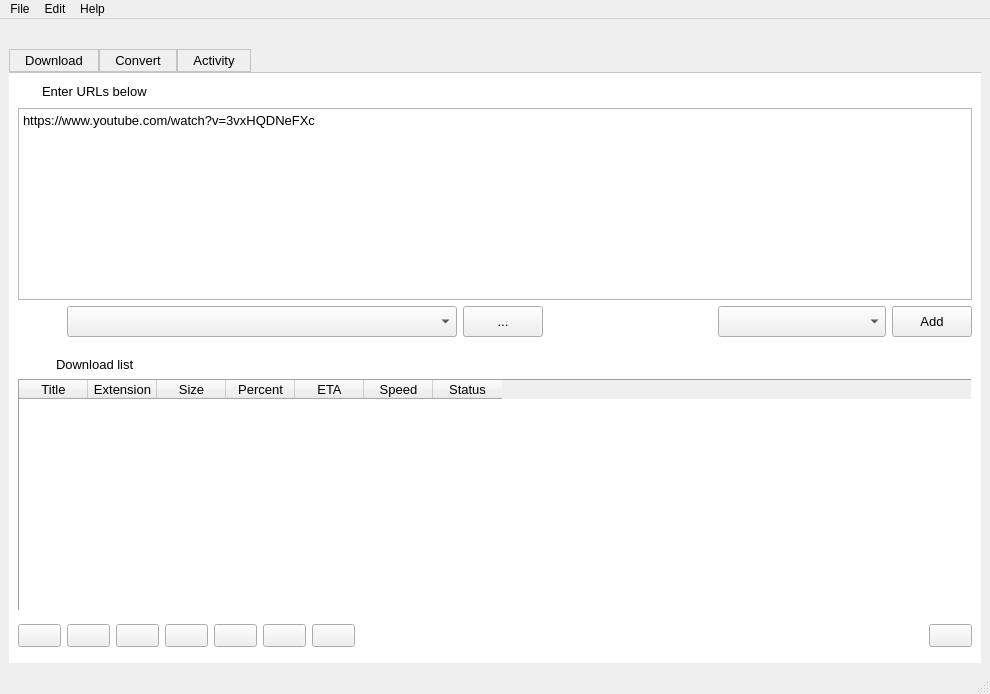
<?xml version="1.0" encoding="UTF-8"?>
<ui version="4.0">
 <class>MainFrameWnd</class>
 <widget class="QMainWindow" name="MainFrameWnd">
  <property name="geometry">
   <rect>
    <x>0</x>
    <y>0</y>
    <width>990</width>
    <height>694</height>
   </rect>
  </property>
  <property name="windowTitle">
   <string>MainFrameWnd</string>
  </property>
  <widget class="QWidget" name="centralwidget">
   <layout class="QVBoxLayout" name="verticalLayout_3">
    <item>
     <layout class="QHBoxLayout" name="horizontalLayout">
      <item>
       <widget class="QLabel" name="label">
        <property name="sizePolicy">
         <sizepolicy hsizetype="Fixed" vsizetype="Fixed">
          <horstretch>0</horstretch>
          <verstretch>0</verstretch>
         </sizepolicy>
        </property>
        <property name="font">
         <font>
          <family>MS Sans Serif</family>
          <pointsize>10</pointsize>
         </font>
        </property>
        <property name="layoutDirection">
         <enum>Qt::LeftToRight</enum>
        </property>
        <property name="text">
         <string/>
        </property>
        <property name="pixmap">
         <pixmap resource="resource.qrc">:/logo.png</pixmap>
        </property>
        <property name="alignment">
         <set>Qt::AlignCenter</set>
        </property>
       </widget>
      </item>
     </layout>
    </item>
    <item>
     <widget class="QTabWidget" name="tabWidget">
      <property name="font">
       <font>
        <family>MS Sans Serif</family>
        <pointsize>10</pointsize>
       </font>
      </property>
      <property name="layoutDirection">
       <enum>Qt::LeftToRight</enum>
      </property>
      <property name="autoFillBackground">
       <bool>false</bool>
      </property>
      <property name="styleSheet">
       <string notr="true">QTabWidget::pane { /* The tab widget frame */
     border-top: 1px solid #C2C7CB;
     position: absolute;
     top: -0.5em;
	 background: white;
 }

 QTabWidget::tab-bar {
     alignment: center;
 }

 /* Style the tab using the tab sub-control. Note that
     it reads QTabBar _not_ QTabWidget */
 QTabBar::tab {
     background: qlineargradient(x1: 0, y1: 0, x2: 0, y2: 1,
                                 stop: 0 #E1E1E1, stop: 0.4 #DDDDDD,
                                 stop: 0.5 #D8D8D8, stop: 1.0 #D3D3D3);
     border: 1px solid #C4C4C3;
     border-bottom-color: #C2C7CB; /* same as the pane color */
     min-width: 8ex;
     padding: 3px 15px;
 }

 QTabBar::tab:selected, QTabBar::tab:hover {
     background: qlineargradient(x1: 0, y1: 0, x2: 0, y2: 1,
                                 stop: 0 #fafafa, stop: 0.4 #f4f4f4,
                                 stop: 0.5 #e7e7e7, stop: 1.0 #fafafa);
 }

 QTabBar::tab:selected {
     border-color:#C4C4C3;

 }</string>
      </property>
      <property name="currentIndex">
       <number>0</number>
      </property>
      <property name="movable">
       <bool>true</bool>
      </property>
      <widget class="QWidget" name="DownloadTab">
       <attribute name="title">
        <string>Download</string>
       </attribute>
       <layout class="QVBoxLayout" name="verticalLayout_4">
        <item>
         <layout class="QVBoxLayout" name="verticalLayout">
          <item>
           <layout class="QHBoxLayout" name="horizontalLayout_7">
            <property name="sizeConstraint">
             <enum>QLayout::SetFixedSize</enum>
            </property>
            <item>
             <widget class="QLabel" name="EnterUrlsBelowLabel">
              <property name="sizePolicy">
               <sizepolicy hsizetype="Fixed" vsizetype="Fixed">
                <horstretch>0</horstretch>
                <verstretch>0</verstretch>
               </sizepolicy>
              </property>
              <property name="font">
               <font>
                <family>MS Sans Serif</family>
                <pointsize>10</pointsize>
               </font>
              </property>
              <property name="text">
               <string>Enter URLs below</string>
              </property>
             </widget>
            </item>
            <item>
             <spacer name="EnterUrlsSpacer">
              <property name="font">
               <font>
                <family>MS Sans Serif</family>
                <pointsize>10</pointsize>
               </font>
              </property>
              <property name="orientation">
               <enum>Qt::Horizontal</enum>
              </property>
              <property name="sizeType">
               <enum>QSizePolicy::Fixed</enum>
              </property>
              <property name="sizeHint" stdset="0">
               <size>
                <width>800</width>
                <height>20</height>
               </size>
              </property>
             </spacer>
            </item>
           </layout>
          </item>
          <item>
           <widget class="QTextEdit" name="_urls_list">
            <property name="sizePolicy">
             <sizepolicy hsizetype="Minimum" vsizetype="Fixed">
              <horstretch>0</horstretch>
              <verstretch>0</verstretch>
             </sizepolicy>
            </property>
            <property name="minimumSize">
             <size>
              <width>895</width>
              <height>95</height>
             </size>
            </property>
            <property name="font">
             <font>
              <family>MS Sans Serif</family>
              <pointsize>10</pointsize>
             </font>
            </property>
            <property name="lineWrapMode">
             <enum>QTextEdit::NoWrap</enum>
            </property>
            <property name="html">
             <string>&lt;!DOCTYPE HTML PUBLIC &quot;-//W3C//DTD HTML 4.0//EN&quot; &quot;http://www.w3.org/TR/REC-html40/strict.dtd&quot;&gt;
&lt;html&gt;&lt;head&gt;&lt;meta name=&quot;qrichtext&quot; content=&quot;1&quot; /&gt;&lt;style type=&quot;text/css&quot;&gt;
p, li { white-space: pre-wrap; }
&lt;/style&gt;&lt;/head&gt;&lt;body style=&quot; font-family:'MS Sans Serif'; font-size:10pt; font-weight:400; font-style:normal;&quot;&gt;
&lt;p style=&quot; margin-top:12px; margin-bottom:12px; margin-left:0px; margin-right:0px; -qt-block-indent:0; text-indent:0px;&quot;&gt;&lt;span style=&quot; font-family:'MS Shell Dlg 2';&quot;&gt;https://www.youtube.com/watch?v=3vxHQDNeFXc&lt;/span&gt;&lt;/p&gt;&lt;/body&gt;&lt;/html&gt;</string>
            </property>
           </widget>
          </item>
         </layout>
        </item>
        <item>
         <layout class="QHBoxLayout" name="horizontalLayout_3">
          <item>
           <widget class="QPushButton" name="_open_path">
            <property name="font">
             <font>
              <family>MS Sans Serif</family>
              <pointsize>10</pointsize>
             </font>
            </property>
            <property name="cursor">
             <cursorShape>ArrowCursor</cursorShape>
            </property>
            <property name="text">
             <string/>
            </property>
            <property name="icon">
             <iconset resource="resource.qrc">
              <normaloff>:/folder_32px.png</normaloff>:/folder_32px.png</iconset>
            </property>
            <property name="iconSize">
             <size>
              <width>32</width>
              <height>32</height>
             </size>
            </property>
            <property name="flat">
             <bool>true</bool>
            </property>
           </widget>
          </item>
          <item>
           <widget class="QComboBox" name="_path_combobox">
            <property name="sizePolicy">
             <sizepolicy hsizetype="Expanding" vsizetype="Fixed">
              <horstretch>0</horstretch>
              <verstretch>0</verstretch>
             </sizepolicy>
            </property>
            <property name="minimumSize">
             <size>
              <width>390</width>
              <height>31</height>
             </size>
            </property>
            <property name="font">
             <font>
              <family>MS Sans Serif</family>
              <pointsize>10</pointsize>
             </font>
            </property>
           </widget>
          </item>
          <item>
           <widget class="QPushButton" name="_browser_btn">
            <property name="enabled">
             <bool>true</bool>
            </property>
            <property name="sizePolicy">
             <sizepolicy hsizetype="Fixed" vsizetype="Fixed">
              <horstretch>0</horstretch>
              <verstretch>0</verstretch>
             </sizepolicy>
            </property>
            <property name="minimumSize">
             <size>
              <width>51</width>
              <height>31</height>
             </size>
            </property>
            <property name="font">
             <font>
              <family>MS Sans Serif</family>
              <pointsize>10</pointsize>
             </font>
            </property>
            <property name="text">
             <string>...</string>
            </property>
           </widget>
          </item>
          <item>
           <spacer name="_path_spacer">
            <property name="sizePolicy">
             <sizepolicy hsizetype="Expanding" vsizetype="Minimum">
              <horstretch>0</horstretch>
              <verstretch>0</verstretch>
             </sizepolicy>
            </property>
            <property name="minimumSize">
             <size>
              <width>151</width>
              <height>23</height>
             </size>
            </property>
            <property name="font">
             <font>
              <family>MS Sans Serif</family>
              <pointsize>10</pointsize>
             </font>
            </property>
            <property name="orientation">
             <enum>Qt::Horizontal</enum>
            </property>
            <property name="sizeType">
             <enum>QSizePolicy::Expanding</enum>
            </property>
            <property name="sizeHint" stdset="0">
             <size>
              <width>148</width>
              <height>20</height>
             </size>
            </property>
           </spacer>
          </item>
          <item>
           <widget class="QComboBox" name="_videoformat_combobox">
            <property name="sizePolicy">
             <sizepolicy hsizetype="Expanding" vsizetype="Fixed">
              <horstretch>0</horstretch>
              <verstretch>0</verstretch>
             </sizepolicy>
            </property>
            <property name="minimumSize">
             <size>
              <width>151</width>
              <height>31</height>
             </size>
            </property>
            <property name="font">
             <font>
              <family>MS Sans Serif</family>
              <pointsize>10</pointsize>
             </font>
            </property>
           </widget>
          </item>
          <item>
           <widget class="QPushButton" name="_add_btn">
            <property name="sizePolicy">
             <sizepolicy hsizetype="Fixed" vsizetype="Fixed">
              <horstretch>0</horstretch>
              <verstretch>0</verstretch>
             </sizepolicy>
            </property>
            <property name="minimumSize">
             <size>
              <width>51</width>
              <height>31</height>
             </size>
            </property>
            <property name="font">
             <font>
              <family>MS Sans Serif</family>
              <pointsize>10</pointsize>
             </font>
            </property>
            <property name="text">
             <string>Add</string>
            </property>
           </widget>
          </item>
         </layout>
        </item>
        <item>
         <spacer name="verticalSpacer">
          <property name="font">
           <font>
            <family>MS Sans Serif</family>
            <pointsize>10</pointsize>
           </font>
          </property>
          <property name="orientation">
           <enum>Qt::Vertical</enum>
          </property>
          <property name="sizeType">
           <enum>QSizePolicy::Fixed</enum>
          </property>
          <property name="sizeHint" stdset="0">
           <size>
            <width>20</width>
            <height>13</height>
           </size>
          </property>
         </spacer>
        </item>
        <item>
         <layout class="QVBoxLayout" name="verticalLayout_2">
          <property name="sizeConstraint">
           <enum>QLayout::SetFixedSize</enum>
          </property>
          <item>
           <layout class="QHBoxLayout" name="horizontalLayout_4">
            <property name="sizeConstraint">
             <enum>QLayout::SetFixedSize</enum>
            </property>
            <item>
             <widget class="QLabel" name="_dl_list_label">
              <property name="sizePolicy">
               <sizepolicy hsizetype="Fixed" vsizetype="Fixed">
                <horstretch>0</horstretch>
                <verstretch>0</verstretch>
               </sizepolicy>
              </property>
              <property name="font">
               <font>
                <family>MS Sans Serif</family>
                <pointsize>10</pointsize>
               </font>
              </property>
              <property name="text">
               <string>Download list</string>
              </property>
             </widget>
            </item>
            <item>
             <spacer name="_dl_spacer">
              <property name="font">
               <font>
                <family>MS Sans Serif</family>
                <pointsize>10</pointsize>
               </font>
              </property>
              <property name="orientation">
               <enum>Qt::Horizontal</enum>
              </property>
              <property name="sizeType">
               <enum>QSizePolicy::Fixed</enum>
              </property>
              <property name="sizeHint" stdset="0">
               <size>
                <width>800</width>
                <height>17</height>
               </size>
              </property>
             </spacer>
            </item>
           </layout>
          </item>
          <item>
           <widget class="QTableWidget" name="_dl_tablewidget">
            <property name="enabled">
             <bool>true</bool>
            </property>
            <property name="sizePolicy">
             <sizepolicy hsizetype="Expanding" vsizetype="MinimumExpanding">
              <horstretch>0</horstretch>
              <verstretch>0</verstretch>
             </sizepolicy>
            </property>
            <property name="minimumSize">
             <size>
              <width>895</width>
              <height>192</height>
             </size>
            </property>
            <property name="font">
             <font>
              <family>MS Sans Serif</family>
              <pointsize>10</pointsize>
             </font>
            </property>
            <property name="autoFillBackground">
             <bool>false</bool>
            </property>
            <property name="frameShape">
             <enum>QFrame::Panel</enum>
            </property>
            <property name="frameShadow">
             <enum>QFrame::Sunken</enum>
            </property>
            <property name="sizeAdjustPolicy">
             <enum>QAbstractScrollArea::AdjustIgnored</enum>
            </property>
            <property name="selectionBehavior">
             <enum>QAbstractItemView::SelectRows</enum>
            </property>
            <property name="gridStyle">
             <enum>Qt::SolidLine</enum>
            </property>
            <property name="sortingEnabled">
             <bool>true</bool>
            </property>
            <property name="wordWrap">
             <bool>true</bool>
            </property>
            <attribute name="horizontalHeaderVisible">
             <bool>true</bool>
            </attribute>
            <attribute name="horizontalHeaderCascadingSectionResizes">
             <bool>true</bool>
            </attribute>
            <attribute name="horizontalHeaderMinimumSectionSize">
             <number>40</number>
            </attribute>
            <attribute name="horizontalHeaderDefaultSectionSize">
             <number>69</number>
            </attribute>
            <attribute name="horizontalHeaderHighlightSections">
             <bool>false</bool>
            </attribute>
            <attribute name="horizontalHeaderShowSortIndicator" stdset="0">
             <bool>true</bool>
            </attribute>
            <attribute name="horizontalHeaderStretchLastSection">
             <bool>false</bool>
            </attribute>
            <attribute name="verticalHeaderVisible">
             <bool>true</bool>
            </attribute>
            <attribute name="verticalHeaderCascadingSectionResizes">
             <bool>false</bool>
            </attribute>
            <attribute name="verticalHeaderDefaultSectionSize">
             <number>30</number>
            </attribute>
            <attribute name="verticalHeaderShowSortIndicator" stdset="0">
             <bool>false</bool>
            </attribute>
            <attribute name="verticalHeaderStretchLastSection">
             <bool>false</bool>
            </attribute>
            <column>
             <property name="text">
              <string>Title</string>
             </property>
             <property name="font">
              <font>
               <family>MS Sans Serif</family>
               <pointsize>10</pointsize>
              </font>
             </property>
            </column>
            <column>
             <property name="text">
              <string>Extension</string>
             </property>
             <property name="font">
              <font>
               <family>MS Sans Serif</family>
               <pointsize>10</pointsize>
              </font>
             </property>
            </column>
            <column>
             <property name="text">
              <string>Size</string>
             </property>
             <property name="font">
              <font>
               <family>MS Sans Serif</family>
               <pointsize>10</pointsize>
              </font>
             </property>
            </column>
            <column>
             <property name="text">
              <string>Percent</string>
             </property>
             <property name="font">
              <font>
               <family>MS Sans Serif</family>
               <pointsize>10</pointsize>
              </font>
             </property>
            </column>
            <column>
             <property name="text">
              <string>ETA</string>
             </property>
             <property name="font">
              <font>
               <family>MS Sans Serif</family>
               <pointsize>10</pointsize>
              </font>
             </property>
            </column>
            <column>
             <property name="text">
              <string>Speed</string>
             </property>
             <property name="font">
              <font>
               <family>MS Sans Serif</family>
               <pointsize>10</pointsize>
              </font>
             </property>
            </column>
            <column>
             <property name="text">
              <string>Status</string>
             </property>
             <property name="font">
              <font>
               <family>MS Sans Serif</family>
               <pointsize>10</pointsize>
              </font>
             </property>
            </column>
           </widget>
          </item>
         </layout>
        </item>
        <item>
         <layout class="QHBoxLayout" name="horizontalLayout_6">
          <item>
           <widget class="QPushButton" name="_importurlBtn">
            <property name="sizePolicy">
             <sizepolicy hsizetype="Fixed" vsizetype="Fixed">
              <horstretch>0</horstretch>
              <verstretch>0</verstretch>
             </sizepolicy>
            </property>
            <property name="font">
             <font>
              <family>MS Sans Serif</family>
              <pointsize>10</pointsize>
             </font>
            </property>
            <property name="text">
             <string/>
            </property>
            <property name="icon">
             <iconset resource="resource.qrc">
              <normaloff>:/download_32px.png</normaloff>:/download_32px.png</iconset>
            </property>
            <property name="iconSize">
             <size>
              <width>32</width>
              <height>32</height>
             </size>
            </property>
           </widget>
          </item>
          <item>
           <widget class="QPushButton" name="_deleteBtn">
            <property name="sizePolicy">
             <sizepolicy hsizetype="Fixed" vsizetype="Fixed">
              <horstretch>0</horstretch>
              <verstretch>0</verstretch>
             </sizepolicy>
            </property>
            <property name="font">
             <font>
              <family>MS Sans Serif</family>
              <pointsize>10</pointsize>
             </font>
            </property>
            <property name="text">
             <string/>
            </property>
            <property name="icon">
             <iconset resource="resource.qrc">
              <normaloff>:/delete_32px.png</normaloff>:/delete_32px.png</iconset>
            </property>
            <property name="iconSize">
             <size>
              <width>32</width>
              <height>32</height>
             </size>
            </property>
           </widget>
          </item>
          <item>
           <widget class="QPushButton" name="_playBtn">
            <property name="sizePolicy">
             <sizepolicy hsizetype="Fixed" vsizetype="Fixed">
              <horstretch>0</horstretch>
              <verstretch>0</verstretch>
             </sizepolicy>
            </property>
            <property name="font">
             <font>
              <family>MS Sans Serif</family>
              <pointsize>10</pointsize>
             </font>
            </property>
            <property name="text">
             <string/>
            </property>
            <property name="icon">
             <iconset resource="resource.qrc">
              <normaloff>:/camera_32px.png</normaloff>:/camera_32px.png</iconset>
            </property>
            <property name="iconSize">
             <size>
              <width>32</width>
              <height>32</height>
             </size>
            </property>
           </widget>
          </item>
          <item>
           <widget class="QPushButton" name="_arrowupBtn">
            <property name="sizePolicy">
             <sizepolicy hsizetype="Fixed" vsizetype="Fixed">
              <horstretch>0</horstretch>
              <verstretch>0</verstretch>
             </sizepolicy>
            </property>
            <property name="font">
             <font>
              <family>MS Sans Serif</family>
              <pointsize>10</pointsize>
             </font>
            </property>
            <property name="text">
             <string/>
            </property>
            <property name="icon">
             <iconset resource="resource.qrc">
              <normaloff>:/arrow_up_32px.png</normaloff>:/arrow_up_32px.png</iconset>
            </property>
            <property name="iconSize">
             <size>
              <width>32</width>
              <height>32</height>
             </size>
            </property>
           </widget>
          </item>
          <item>
           <widget class="QPushButton" name="_arrowdownBtn">
            <property name="sizePolicy">
             <sizepolicy hsizetype="Fixed" vsizetype="Fixed">
              <horstretch>0</horstretch>
              <verstretch>0</verstretch>
             </sizepolicy>
            </property>
            <property name="font">
             <font>
              <family>MS Sans Serif</family>
              <pointsize>10</pointsize>
             </font>
            </property>
            <property name="text">
             <string/>
            </property>
            <property name="icon">
             <iconset resource="resource.qrc">
              <normaloff>:/arrow_down_32px.png</normaloff>:/arrow_down_32px.png</iconset>
            </property>
            <property name="iconSize">
             <size>
              <width>32</width>
              <height>32</height>
             </size>
            </property>
           </widget>
          </item>
          <item>
           <widget class="QPushButton" name="_reloadBtn">
            <property name="sizePolicy">
             <sizepolicy hsizetype="Fixed" vsizetype="Fixed">
              <horstretch>0</horstretch>
              <verstretch>0</verstretch>
             </sizepolicy>
            </property>
            <property name="font">
             <font>
              <family>MS Sans Serif</family>
              <pointsize>10</pointsize>
             </font>
            </property>
            <property name="text">
             <string/>
            </property>
            <property name="icon">
             <iconset resource="resource.qrc">
              <normaloff>:/reload_32px.png</normaloff>:/reload_32px.png</iconset>
            </property>
            <property name="iconSize">
             <size>
              <width>32</width>
              <height>32</height>
             </size>
            </property>
           </widget>
          </item>
          <item>
           <widget class="QPushButton" name="_pauseBtn">
            <property name="sizePolicy">
             <sizepolicy hsizetype="Fixed" vsizetype="Fixed">
              <horstretch>0</horstretch>
              <verstretch>0</verstretch>
             </sizepolicy>
            </property>
            <property name="font">
             <font>
              <family>MS Sans Serif</family>
              <pointsize>10</pointsize>
             </font>
            </property>
            <property name="text">
             <string/>
            </property>
            <property name="icon">
             <iconset resource="resource.qrc">
              <normaloff>:/pause-icon.svg</normaloff>:/pause-icon.svg</iconset>
            </property>
            <property name="iconSize">
             <size>
              <width>32</width>
              <height>32</height>
             </size>
            </property>
           </widget>
          </item>
          <item>
           <spacer name="BottomSpacer">
            <property name="font">
             <font>
              <family>MS Sans Serif</family>
              <pointsize>10</pointsize>
             </font>
            </property>
            <property name="orientation">
             <enum>Qt::Horizontal</enum>
            </property>
            <property name="sizeType">
             <enum>QSizePolicy::Expanding</enum>
            </property>
            <property name="sizeHint" stdset="0">
             <size>
              <width>500</width>
              <height>37</height>
             </size>
            </property>
           </spacer>
          </item>
          <item>
           <widget class="QPushButton" name="_downloadBtn">
            <property name="sizePolicy">
             <sizepolicy hsizetype="Fixed" vsizetype="Fixed">
              <horstretch>0</horstretch>
              <verstretch>0</verstretch>
             </sizepolicy>
            </property>
            <property name="font">
             <font>
              <family>MS Sans Serif</family>
              <pointsize>10</pointsize>
             </font>
            </property>
            <property name="toolTip">
             <string extracomment="Start">Start</string>
            </property>
            <property name="text">
             <string/>
            </property>
            <property name="icon">
             <iconset resource="resource.qrc">
              <normaloff>:/start_32px.png</normaloff>:/start_32px.png</iconset>
            </property>
            <property name="iconSize">
             <size>
              <width>32</width>
              <height>32</height>
             </size>
            </property>
           </widget>
          </item>
         </layout>
        </item>
       </layout>
      </widget>
      <widget class="QWidget" name="ConvertTab">
       <attribute name="title">
        <string>Convert</string>
       </attribute>
       <layout class="QVBoxLayout" name="verticalLayout_6">
        <item>
         <layout class="QGridLayout" name="gridLayout_2">
          <item row="3" column="0">
           <widget class="QLabel" name="ConvertMultipleDestinationLabel">
            <property name="text">
             <string>Save to</string>
            </property>
           </widget>
          </item>
          <item row="2" column="0">
           <widget class="QLabel" name="ConvertMultipleToLabel">
            <property name="text">
             <string>Convert file to</string>
            </property>
           </widget>
          </item>
          <item row="1" column="1">
           <widget class="QCheckBox" name="DeleteConvertMultipleCheckBox">
            <property name="text">
             <string>Delete the original file after conversion</string>
            </property>
            <property name="checked">
             <bool>true</bool>
            </property>
            <property name="tristate">
             <bool>false</bool>
            </property>
           </widget>
          </item>
          <item row="3" column="1">
           <layout class="QHBoxLayout" name="horizontalLayout_5">
            <item>
             <widget class="QLineEdit" name="SavetoEditLine"/>
            </item>
            <item>
             <widget class="QPushButton" name="SavetoBrowserBtn">
              <property name="text">
               <string>Brower</string>
              </property>
             </widget>
            </item>
           </layout>
          </item>
          <item row="2" column="1">
           <widget class="QComboBox" name="ConvertMultipleComboBox">
            <property name="minimumSize">
             <size>
              <width>120</width>
              <height>0</height>
             </size>
            </property>
            <item>
             <property name="text">
              <string>mp4</string>
             </property>
            </item>
            <item>
             <property name="text">
              <string>flv</string>
             </property>
            </item>
            <item>
             <property name="text">
              <string>ogg</string>
             </property>
            </item>
            <item>
             <property name="text">
              <string>webm</string>
             </property>
            </item>
            <item>
             <property name="text">
              <string>mkv</string>
             </property>
            </item>
           </widget>
          </item>
          <item row="0" column="0">
           <widget class="QLabel" name="ConvertMultipleFromLabel">
            <property name="text">
             <string>Select a file or files</string>
            </property>
           </widget>
          </item>
         </layout>
        </item>
        <item>
         <widget class="QPushButton" name="Convert_Btn">
          <property name="text">
           <string>Convert</string>
          </property>
         </widget>
        </item>
       </layout>
      </widget>
      <widget class="QWidget" name="ActivityTab">
       <attribute name="title">
        <string>Activity</string>
       </attribute>
       <layout class="QVBoxLayout" name="verticalLayout_7">
        <item>
         <layout class="QVBoxLayout" name="verticalLayout_5">
          <item>
           <layout class="QHBoxLayout" name="horizontalLayout_2">
            <item>
             <widget class="QToolButton" name="Play_Btn">
              <property name="text">
               <string/>
              </property>
              <property name="icon">
               <iconset resource="resource.qrc">
                <normaloff>:/resume-icon.svg</normaloff>:/resume-icon.svg</iconset>
              </property>
             </widget>
            </item>
            <item>
             <widget class="QToolButton" name="Pause_Btn">
              <property name="text">
               <string/>
              </property>
              <property name="icon">
               <iconset resource="resource.qrc">
                <normaloff>:/pause-icon.svg</normaloff>:/pause-icon.svg</iconset>
              </property>
             </widget>
            </item>
            <item>
             <widget class="QToolButton" name="Stop_Btn">
              <property name="text">
               <string/>
              </property>
              <property name="icon">
               <iconset resource="resource.qrc">
                <normaloff>:/stop-icon.png</normaloff>:/stop-icon.png</iconset>
              </property>
             </widget>
            </item>
           </layout>
          </item>
          <item>
           <widget class="QTableWidget" name="tableWidget">
            <attribute name="horizontalHeaderCascadingSectionResizes">
             <bool>true</bool>
            </attribute>
            <attribute name="horizontalHeaderStretchLastSection">
             <bool>false</bool>
            </attribute>
            <column>
             <property name="text">
              <string>Video/Song</string>
             </property>
            </column>
            <column>
             <property name="text">
              <string>Size</string>
             </property>
            </column>
            <column>
             <property name="text">
              <string>ETA</string>
             </property>
            </column>
            <column>
             <property name="text">
              <string>Speed</string>
             </property>
            </column>
            <column>
             <property name="text">
              <string>Status</string>
             </property>
            </column>
           </widget>
          </item>
         </layout>
        </item>
       </layout>
      </widget>
     </widget>
    </item>
   </layout>
  </widget>
  <widget class="QMenuBar" name="menubar">
   <property name="geometry">
    <rect>
     <x>0</x>
     <y>0</y>
     <width>990</width>
     <height>26</height>
    </rect>
   </property>
   <widget class="QMenu" name="menuFile">
    <property name="font">
     <font>
      <family>Segoe UI</family>
      <pointsize>9</pointsize>
     </font>
    </property>
    <property name="title">
     <string>File</string>
    </property>
    <addaction name="actionExit"/>
    <addaction name="actionImportURL"/>
   </widget>
   <widget class="QMenu" name="menuHelp">
    <property name="title">
     <string>Help</string>
    </property>
    <addaction name="actionAbout"/>
    <addaction name="actionLicense"/>
    <addaction name="actionLogViewer"/>
   </widget>
   <widget class="QMenu" name="menuEdit">
    <property name="title">
     <string>Edit</string>
    </property>
    <addaction name="actionCondition"/>
   </widget>
   <addaction name="menuFile"/>
   <addaction name="menuEdit"/>
   <addaction name="menuHelp"/>
  </widget>
  <widget class="QStatusBar" name="statusbar"/>
  <action name="actionHelp">
   <property name="text">
    <string>Help</string>
   </property>
   <property name="toolTip">
    <string>Help</string>
   </property>
  </action>
  <action name="actionExit">
   <property name="text">
    <string>Exit</string>
   </property>
  </action>
  <action name="actionAbout">
   <property name="text">
    <string>About</string>
   </property>
  </action>
  <action name="actionLicense">
   <property name="text">
    <string>License</string>
   </property>
  </action>
  <action name="actionLogViewer">
   <property name="text">
    <string>LogViewer</string>
   </property>
  </action>
  <action name="actionImportURL">
   <property name="text">
    <string>ImportURL</string>
   </property>
  </action>
  <action name="actionCondition">
   <property name="text">
    <string>Running Condition</string>
   </property>
  </action>
 </widget>
 <resources>
  <include location="resource.qrc"/>
  <include location="resource.qrc"/>
 </resources>
 <connections/>
</ui>
